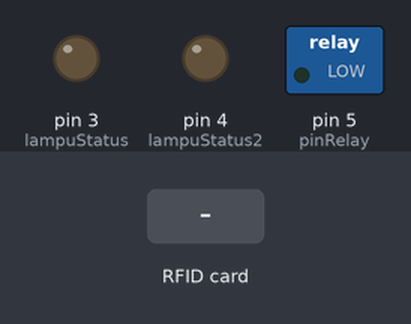
This sketch was run on a simulated Arduino Uno, built with avr-gcc and run on an emulated ATmega328P. On the bench: switched loads named in the sketch (green lamp = pin HIGH), output pins drawn as LEDs (lit = HIGH). The inputs (shaded band) are chosen by the test bench. What the sketch prints to the serial monitor is not drawn.

Above: at 1.2 s.
1.3 s: RFID card 17 A9 FA 33 held to the reader
At 1.6 s:
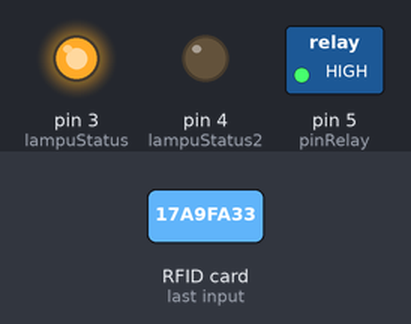
Timing chart, 0 to 12.8 s (numbered marks = the images above; inputs shaded):
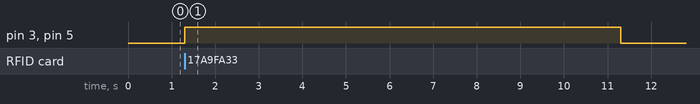

The sketch:

coba_dengan_kunci.ino
```cpp
#include <Wire.h>
#include <Adafruit_PN532.h>

#define SDA_PIN A4
#define SCL_PIN A5

Adafruit_PN532 nfc(SDA_PIN, SCL_PIN);

const int lampuStatus = 3;
const int lampuStatus2 = 4;
const int pinRelay = 5;

String allowedUIDs[] = {
  "17 A9 FA 33",
  "A0 EB 5D 56",
  "30 05 7F A2"
};

String normalizeUID(String uid) {
  uid.toUpperCase();
  uid.trim();
  return uid;
}

bool isAllowed(String uid) {
  uid = normalizeUID(uid);
  for (int i = 0; i < sizeof(allowedUIDs) / sizeof(allowedUIDs[0]); i++) {
    if (uid == normalizeUID(allowedUIDs[i])) {
      return true;
    }
  }
  return false;
}

void setup() {
  Serial.begin(9600);
  Serial.println("System initialized");

  nfc.begin();
  uint32_t versiondata = nfc.getFirmwareVersion();
  if (!versiondata) {
    Serial.println("⛔ Tidak dapat menemukan PN532");
    while (1);
  }

  nfc.SAMConfig();

  pinMode(lampuStatus, OUTPUT);
  pinMode(lampuStatus2, OUTPUT);
  pinMode(pinRelay, OUTPUT);

  digitalWrite(lampuStatus, LOW);
  digitalWrite(lampuStatus2, LOW);
  digitalWrite(pinRelay, LOW);
}

void loop() {
  uint8_t uid[7];
  uint8_t uidLength;

  if (nfc.readPassiveTargetID(PN532_MIFARE_ISO14443A, uid, &uidLength)) {
    // Konversi UID ke string
    String uidStr = "";
    for (uint8_t i = 0; i < uidLength; i++) {
      if (uid[i] < 0x10) uidStr += "0";
      uidStr += String(uid[i], HEX);
      if (i < uidLength - 1) uidStr += " ";
    }

    uidStr.toUpperCase();

    Serial.print("UID Terdeteksi: ");
    Serial.println(uidStr);

    if (isAllowed(uidStr)) {
      Serial.println("✅ Akses diberikan");
      digitalWrite(lampuStatus, HIGH);
      digitalWrite(pinRelay, HIGH);
      delay(10000);
      digitalWrite(lampuStatus, LOW);
      digitalWrite(pinRelay, LOW);
    } else {
      Serial.println("⛔ Akses ditolak");
      digitalWrite(lampuStatus2, HIGH);
      delay(1000);
      digitalWrite(lampuStatus2, LOW);
    }
  }

  delay(500); // polling interval
}
```

Measured:
- after the input at 1.3 s, pin 3 (lampuStatus), pin 5 (pinRelay): LOW → HIGH at once, → LOW 10.0 s later
